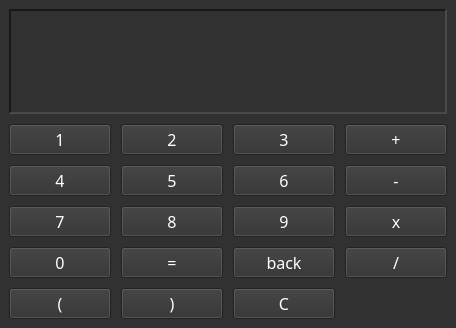
<?xml version="1.0" encoding="UTF-8"?>
<ui version="4.0">
 <class>MainWindow</class>
 <widget class="QMainWindow" name="MainWindow">
  <property name="geometry">
   <rect>
    <x>0</x>
    <y>0</y>
    <width>456</width>
    <height>328</height>
   </rect>
  </property>
  <property name="palette">
   <palette>
    <active>
     <colorrole role="WindowText">
      <brush brushstyle="SolidPattern">
       <color alpha="255">
        <red>255</red>
        <green>255</green>
        <blue>255</blue>
       </color>
      </brush>
     </colorrole>
     <colorrole role="Button">
      <brush brushstyle="SolidPattern">
       <color alpha="255">
        <red>49</red>
        <green>49</green>
        <blue>49</blue>
       </color>
      </brush>
     </colorrole>
     <colorrole role="Light">
      <brush brushstyle="SolidPattern">
       <color alpha="255">
        <red>73</red>
        <green>73</green>
        <blue>73</blue>
       </color>
      </brush>
     </colorrole>
     <colorrole role="Midlight">
      <brush brushstyle="SolidPattern">
       <color alpha="255">
        <red>61</red>
        <green>61</green>
        <blue>61</blue>
       </color>
      </brush>
     </colorrole>
     <colorrole role="Dark">
      <brush brushstyle="SolidPattern">
       <color alpha="255">
        <red>24</red>
        <green>24</green>
        <blue>24</blue>
       </color>
      </brush>
     </colorrole>
     <colorrole role="Mid">
      <brush brushstyle="SolidPattern">
       <color alpha="255">
        <red>33</red>
        <green>33</green>
        <blue>33</blue>
       </color>
      </brush>
     </colorrole>
     <colorrole role="Text">
      <brush brushstyle="SolidPattern">
       <color alpha="255">
        <red>255</red>
        <green>255</green>
        <blue>255</blue>
       </color>
      </brush>
     </colorrole>
     <colorrole role="BrightText">
      <brush brushstyle="SolidPattern">
       <color alpha="255">
        <red>255</red>
        <green>255</green>
        <blue>255</blue>
       </color>
      </brush>
     </colorrole>
     <colorrole role="ButtonText">
      <brush brushstyle="SolidPattern">
       <color alpha="255">
        <red>255</red>
        <green>255</green>
        <blue>255</blue>
       </color>
      </brush>
     </colorrole>
     <colorrole role="Base">
      <brush brushstyle="SolidPattern">
       <color alpha="255">
        <red>0</red>
        <green>0</green>
        <blue>0</blue>
       </color>
      </brush>
     </colorrole>
     <colorrole role="Window">
      <brush brushstyle="SolidPattern">
       <color alpha="255">
        <red>49</red>
        <green>49</green>
        <blue>49</blue>
       </color>
      </brush>
     </colorrole>
     <colorrole role="Shadow">
      <brush brushstyle="SolidPattern">
       <color alpha="255">
        <red>0</red>
        <green>0</green>
        <blue>0</blue>
       </color>
      </brush>
     </colorrole>
     <colorrole role="AlternateBase">
      <brush brushstyle="SolidPattern">
       <color alpha="255">
        <red>24</red>
        <green>24</green>
        <blue>24</blue>
       </color>
      </brush>
     </colorrole>
     <colorrole role="ToolTipBase">
      <brush brushstyle="SolidPattern">
       <color alpha="255">
        <red>255</red>
        <green>255</green>
        <blue>220</blue>
       </color>
      </brush>
     </colorrole>
     <colorrole role="ToolTipText">
      <brush brushstyle="SolidPattern">
       <color alpha="255">
        <red>0</red>
        <green>0</green>
        <blue>0</blue>
       </color>
      </brush>
     </colorrole>
     <colorrole role="PlaceholderText">
      <brush brushstyle="SolidPattern">
       <color alpha="128">
        <red>255</red>
        <green>255</green>
        <blue>255</blue>
       </color>
      </brush>
     </colorrole>
    </active>
    <inactive>
     <colorrole role="WindowText">
      <brush brushstyle="SolidPattern">
       <color alpha="255">
        <red>255</red>
        <green>255</green>
        <blue>255</blue>
       </color>
      </brush>
     </colorrole>
     <colorrole role="Button">
      <brush brushstyle="SolidPattern">
       <color alpha="255">
        <red>49</red>
        <green>49</green>
        <blue>49</blue>
       </color>
      </brush>
     </colorrole>
     <colorrole role="Light">
      <brush brushstyle="SolidPattern">
       <color alpha="255">
        <red>73</red>
        <green>73</green>
        <blue>73</blue>
       </color>
      </brush>
     </colorrole>
     <colorrole role="Midlight">
      <brush brushstyle="SolidPattern">
       <color alpha="255">
        <red>61</red>
        <green>61</green>
        <blue>61</blue>
       </color>
      </brush>
     </colorrole>
     <colorrole role="Dark">
      <brush brushstyle="SolidPattern">
       <color alpha="255">
        <red>24</red>
        <green>24</green>
        <blue>24</blue>
       </color>
      </brush>
     </colorrole>
     <colorrole role="Mid">
      <brush brushstyle="SolidPattern">
       <color alpha="255">
        <red>33</red>
        <green>33</green>
        <blue>33</blue>
       </color>
      </brush>
     </colorrole>
     <colorrole role="Text">
      <brush brushstyle="SolidPattern">
       <color alpha="255">
        <red>255</red>
        <green>255</green>
        <blue>255</blue>
       </color>
      </brush>
     </colorrole>
     <colorrole role="BrightText">
      <brush brushstyle="SolidPattern">
       <color alpha="255">
        <red>255</red>
        <green>255</green>
        <blue>255</blue>
       </color>
      </brush>
     </colorrole>
     <colorrole role="ButtonText">
      <brush brushstyle="SolidPattern">
       <color alpha="255">
        <red>255</red>
        <green>255</green>
        <blue>255</blue>
       </color>
      </brush>
     </colorrole>
     <colorrole role="Base">
      <brush brushstyle="SolidPattern">
       <color alpha="255">
        <red>0</red>
        <green>0</green>
        <blue>0</blue>
       </color>
      </brush>
     </colorrole>
     <colorrole role="Window">
      <brush brushstyle="SolidPattern">
       <color alpha="255">
        <red>49</red>
        <green>49</green>
        <blue>49</blue>
       </color>
      </brush>
     </colorrole>
     <colorrole role="Shadow">
      <brush brushstyle="SolidPattern">
       <color alpha="255">
        <red>0</red>
        <green>0</green>
        <blue>0</blue>
       </color>
      </brush>
     </colorrole>
     <colorrole role="AlternateBase">
      <brush brushstyle="SolidPattern">
       <color alpha="255">
        <red>24</red>
        <green>24</green>
        <blue>24</blue>
       </color>
      </brush>
     </colorrole>
     <colorrole role="ToolTipBase">
      <brush brushstyle="SolidPattern">
       <color alpha="255">
        <red>255</red>
        <green>255</green>
        <blue>220</blue>
       </color>
      </brush>
     </colorrole>
     <colorrole role="ToolTipText">
      <brush brushstyle="SolidPattern">
       <color alpha="255">
        <red>0</red>
        <green>0</green>
        <blue>0</blue>
       </color>
      </brush>
     </colorrole>
     <colorrole role="PlaceholderText">
      <brush brushstyle="SolidPattern">
       <color alpha="128">
        <red>255</red>
        <green>255</green>
        <blue>255</blue>
       </color>
      </brush>
     </colorrole>
    </inactive>
    <disabled>
     <colorrole role="WindowText">
      <brush brushstyle="SolidPattern">
       <color alpha="255">
        <red>24</red>
        <green>24</green>
        <blue>24</blue>
       </color>
      </brush>
     </colorrole>
     <colorrole role="Button">
      <brush brushstyle="SolidPattern">
       <color alpha="255">
        <red>49</red>
        <green>49</green>
        <blue>49</blue>
       </color>
      </brush>
     </colorrole>
     <colorrole role="Light">
      <brush brushstyle="SolidPattern">
       <color alpha="255">
        <red>73</red>
        <green>73</green>
        <blue>73</blue>
       </color>
      </brush>
     </colorrole>
     <colorrole role="Midlight">
      <brush brushstyle="SolidPattern">
       <color alpha="255">
        <red>61</red>
        <green>61</green>
        <blue>61</blue>
       </color>
      </brush>
     </colorrole>
     <colorrole role="Dark">
      <brush brushstyle="SolidPattern">
       <color alpha="255">
        <red>24</red>
        <green>24</green>
        <blue>24</blue>
       </color>
      </brush>
     </colorrole>
     <colorrole role="Mid">
      <brush brushstyle="SolidPattern">
       <color alpha="255">
        <red>33</red>
        <green>33</green>
        <blue>33</blue>
       </color>
      </brush>
     </colorrole>
     <colorrole role="Text">
      <brush brushstyle="SolidPattern">
       <color alpha="255">
        <red>24</red>
        <green>24</green>
        <blue>24</blue>
       </color>
      </brush>
     </colorrole>
     <colorrole role="BrightText">
      <brush brushstyle="SolidPattern">
       <color alpha="255">
        <red>255</red>
        <green>255</green>
        <blue>255</blue>
       </color>
      </brush>
     </colorrole>
     <colorrole role="ButtonText">
      <brush brushstyle="SolidPattern">
       <color alpha="255">
        <red>24</red>
        <green>24</green>
        <blue>24</blue>
       </color>
      </brush>
     </colorrole>
     <colorrole role="Base">
      <brush brushstyle="SolidPattern">
       <color alpha="255">
        <red>49</red>
        <green>49</green>
        <blue>49</blue>
       </color>
      </brush>
     </colorrole>
     <colorrole role="Window">
      <brush brushstyle="SolidPattern">
       <color alpha="255">
        <red>49</red>
        <green>49</green>
        <blue>49</blue>
       </color>
      </brush>
     </colorrole>
     <colorrole role="Shadow">
      <brush brushstyle="SolidPattern">
       <color alpha="255">
        <red>0</red>
        <green>0</green>
        <blue>0</blue>
       </color>
      </brush>
     </colorrole>
     <colorrole role="AlternateBase">
      <brush brushstyle="SolidPattern">
       <color alpha="255">
        <red>49</red>
        <green>49</green>
        <blue>49</blue>
       </color>
      </brush>
     </colorrole>
     <colorrole role="ToolTipBase">
      <brush brushstyle="SolidPattern">
       <color alpha="255">
        <red>255</red>
        <green>255</green>
        <blue>220</blue>
       </color>
      </brush>
     </colorrole>
     <colorrole role="ToolTipText">
      <brush brushstyle="SolidPattern">
       <color alpha="255">
        <red>0</red>
        <green>0</green>
        <blue>0</blue>
       </color>
      </brush>
     </colorrole>
     <colorrole role="PlaceholderText">
      <brush brushstyle="SolidPattern">
       <color alpha="128">
        <red>255</red>
        <green>255</green>
        <blue>255</blue>
       </color>
      </brush>
     </colorrole>
    </disabled>
   </palette>
  </property>
  <property name="font">
   <font>
    <family>Montserrat</family>
    <pointsize>12</pointsize>
    <weight>50</weight>
    <bold>false</bold>
   </font>
  </property>
  <property name="windowTitle">
   <string>Calculator</string>
  </property>
  <property name="windowOpacity">
   <double>1.000000000000000</double>
  </property>
  <property name="autoFillBackground">
   <bool>false</bool>
  </property>
  <widget class="QWidget" name="centralwidget">
   <layout class="QVBoxLayout" name="verticalLayout_2">
    <item>
     <layout class="QVBoxLayout" name="verticalLayout" stretch="1,1">
      <property name="spacing">
       <number>10</number>
      </property>
      <property name="sizeConstraint">
       <enum>QLayout::SetMaximumSize</enum>
      </property>
      <item>
       <widget class="QLabel" name="label">
        <property name="enabled">
         <bool>true</bool>
        </property>
        <property name="frameShape">
         <enum>QFrame::Panel</enum>
        </property>
        <property name="frameShadow">
         <enum>QFrame::Sunken</enum>
        </property>
        <property name="lineWidth">
         <number>2</number>
        </property>
        <property name="text">
         <string/>
        </property>
        <property name="scaledContents">
         <bool>true</bool>
        </property>
        <property name="alignment">
         <set>Qt::AlignRight|Qt::AlignTrailing|Qt::AlignVCenter</set>
        </property>
       </widget>
      </item>
      <item>
       <layout class="QGridLayout" name="gridLayout_4">
        <item row="2" column="0">
         <widget class="QPushButton" name="p7">
          <property name="cursor">
           <cursorShape>PointingHandCursor</cursorShape>
          </property>
          <property name="text">
           <string>7</string>
          </property>
         </widget>
        </item>
        <item row="4" column="2">
         <widget class="QPushButton" name="clear">
          <property name="text">
           <string>C</string>
          </property>
         </widget>
        </item>
        <item row="1" column="1">
         <widget class="QPushButton" name="p5">
          <property name="cursor">
           <cursorShape>PointingHandCursor</cursorShape>
          </property>
          <property name="text">
           <string>5</string>
          </property>
         </widget>
        </item>
        <item row="0" column="3">
         <widget class="QPushButton" name="add">
          <property name="cursor">
           <cursorShape>PointingHandCursor</cursorShape>
          </property>
          <property name="text">
           <string>+</string>
          </property>
         </widget>
        </item>
        <item row="3" column="1">
         <widget class="QPushButton" name="result">
          <property name="cursor">
           <cursorShape>PointingHandCursor</cursorShape>
          </property>
          <property name="text">
           <string>=</string>
          </property>
         </widget>
        </item>
        <item row="2" column="1">
         <widget class="QPushButton" name="p8">
          <property name="cursor">
           <cursorShape>PointingHandCursor</cursorShape>
          </property>
          <property name="text">
           <string>8</string>
          </property>
         </widget>
        </item>
        <item row="0" column="0">
         <widget class="QPushButton" name="p1">
          <property name="baseSize">
           <size>
            <width>0</width>
            <height>0</height>
           </size>
          </property>
          <property name="cursor">
           <cursorShape>PointingHandCursor</cursorShape>
          </property>
          <property name="text">
           <string>1</string>
          </property>
          <property name="iconSize">
           <size>
            <width>20</width>
            <height>20</height>
           </size>
          </property>
         </widget>
        </item>
        <item row="0" column="1">
         <widget class="QPushButton" name="p2">
          <property name="cursor">
           <cursorShape>PointingHandCursor</cursorShape>
          </property>
          <property name="text">
           <string>2</string>
          </property>
         </widget>
        </item>
        <item row="4" column="1">
         <widget class="QPushButton" name="closeB">
          <property name="cursor">
           <cursorShape>PointingHandCursor</cursorShape>
          </property>
          <property name="text">
           <string>)</string>
          </property>
         </widget>
        </item>
        <item row="1" column="2">
         <widget class="QPushButton" name="p6">
          <property name="cursor">
           <cursorShape>PointingHandCursor</cursorShape>
          </property>
          <property name="text">
           <string>6</string>
          </property>
         </widget>
        </item>
        <item row="1" column="0">
         <widget class="QPushButton" name="p4">
          <property name="cursor">
           <cursorShape>PointingHandCursor</cursorShape>
          </property>
          <property name="text">
           <string>4</string>
          </property>
         </widget>
        </item>
        <item row="2" column="2">
         <widget class="QPushButton" name="p9">
          <property name="cursor">
           <cursorShape>PointingHandCursor</cursorShape>
          </property>
          <property name="text">
           <string>9</string>
          </property>
         </widget>
        </item>
        <item row="1" column="3">
         <widget class="QPushButton" name="subtract">
          <property name="cursor">
           <cursorShape>PointingHandCursor</cursorShape>
          </property>
          <property name="text">
           <string>-</string>
          </property>
         </widget>
        </item>
        <item row="4" column="0">
         <widget class="QPushButton" name="openB">
          <property name="cursor">
           <cursorShape>PointingHandCursor</cursorShape>
          </property>
          <property name="text">
           <string>(</string>
          </property>
         </widget>
        </item>
        <item row="3" column="2">
         <widget class="QPushButton" name="back">
          <property name="cursor">
           <cursorShape>PointingHandCursor</cursorShape>
          </property>
          <property name="autoFillBackground">
           <bool>true</bool>
          </property>
          <property name="text">
           <string>back</string>
          </property>
         </widget>
        </item>
        <item row="2" column="3">
         <widget class="QPushButton" name="mult">
          <property name="cursor">
           <cursorShape>PointingHandCursor</cursorShape>
          </property>
          <property name="text">
           <string>x</string>
          </property>
         </widget>
        </item>
        <item row="3" column="3">
         <widget class="QPushButton" name="divide">
          <property name="cursor">
           <cursorShape>PointingHandCursor</cursorShape>
          </property>
          <property name="text">
           <string>/</string>
          </property>
         </widget>
        </item>
        <item row="3" column="0">
         <widget class="QPushButton" name="p0">
          <property name="cursor">
           <cursorShape>PointingHandCursor</cursorShape>
          </property>
          <property name="text">
           <string>0</string>
          </property>
         </widget>
        </item>
        <item row="0" column="2">
         <widget class="QPushButton" name="p3">
          <property name="cursor">
           <cursorShape>PointingHandCursor</cursorShape>
          </property>
          <property name="text">
           <string>3</string>
          </property>
         </widget>
        </item>
       </layout>
      </item>
     </layout>
    </item>
   </layout>
  </widget>
 </widget>
 <resources/>
 <connections/>
</ui>
